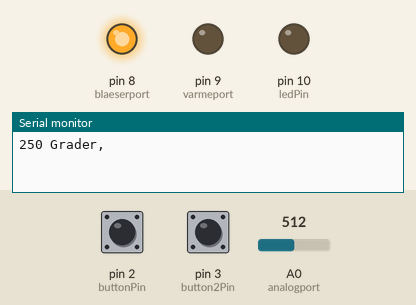
Simulated run of this sketch. Board: Arduino Uno, built with avr-gcc and run on an emulated ATmega328P. Parts: output pins drawn as LEDs (lit = HIGH), the last lines printed to the serial monitor. The inputs (shaded band) are chosen by the test bench; at power-on: A0 (analogport) = 512, pin 2 (buttonPin) LOW, pin 3 (button2Pin) LOW.

Above: at 1.2 s.
1.3 s: A0 (analogport) set to 48
3.3 s: A0 (analogport) set to 41
At 5.0 s:
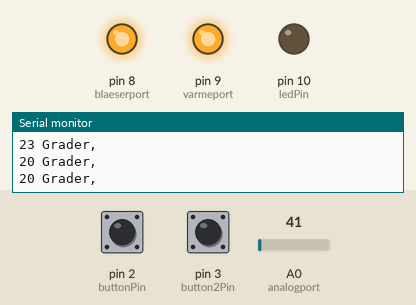
6.9 s: A0 (analogport) set to 122
At 8.1 s:
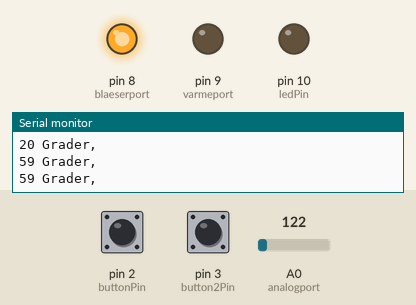
Timing chart, 0 to 9.8 s (numbered marks = the images above; inputs shaded):
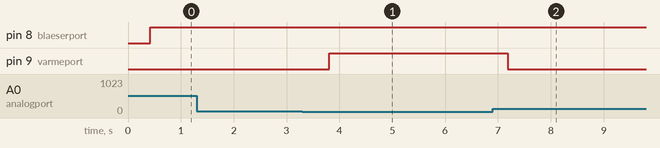

The sketch:

heste.ino
```cpp
typedef unsigned		u1;
typedef unsigned char		u8;
typedef unsigned short		u16;
typedef unsigned long int	u32;

int settemp = 20;           //settemperatur, den temperatur vi gerne vil have

// constants won't change.
const int analogport = 0;   //porten der skal måles fra
const int blaeserport = 8;  //porten blæseren sidder på
const int varmeport = 9;    //porten varmelegme sidder på

const int buttonPin = 2;     // the number of the pushbutton pin
const int button2Pin = 3;     // the number of the pushbutton pin

const int ledPin =  10;      // the number of the LED pin used in millisblink

// variables will change:
unsigned char ButtonState = 0;
unsigned char Button2State = 0;


u16 counter = 0; //(maks 65535) //til loop/os


int temp = 0;               //nuværende temperatur
int i;                       //til tælle løkke (loop) i måling
int samples[8];             // variabler for at få en bedre præsition

int ledState = LOW;             // ledState used to set the LED in millisblink
long previousMillis = 0;        // will store last time LED was updatedin millisblink

// the follow variables is a long because the time, measured in miliseconds,
// will quickly become a bigger number than can be stored in an int.
long interval = 50;           // interval at which to blink (milliseconds) in millis

void setup()
{
Serial.begin(9600); // opret forbindelse til pcen via arduino. (setup)

pinMode(analogport, INPUT);
pinMode(blaeserport, OUTPUT);
pinMode(varmeport, OUTPUT);
pinMode(10, OUTPUT);
pinMode(buttonPin, INPUT);
pinMode(button2Pin, INPUT);

}

void millisblinkled()
{
  // here is where you'd put code that needs to be running all the time.

  // check to see if it's time to blink the LED; that is, if the
  // difference between the current time and last time you blinked
  // the LED is bigger than the interval at which you want to
  // blink the LED.
  unsigned long currentMillis = millis();

  if(currentMillis - previousMillis > interval) {
    // save the last time you blinked the LED
    previousMillis = currentMillis;

    // if the LED is off turn it on and vice-versa:
    if (ledState == LOW)
      ledState = HIGH;
    else
      ledState = LOW;

    // set the LED with the ledState of the variable:
    digitalWrite(ledPin, ledState);
  }
}


void startblaeser()
{
digitalWrite(blaeserport,HIGH);

}

void stopblaeser()
{
digitalWrite(blaeserport,LOW);

}

void startvarme()
{
digitalWrite(varmeport,HIGH);

}

void stopvarme()
{
digitalWrite(varmeport,LOW);

}

void maaltemperatur()
{
  for(int i = 0; i<=7; i++) //mål temperatur 8 gange for at få et bedre resultat
  {
  samples[i] = ( 5.0 * analogRead(analogport) * 100.0) / 1024.0; //mål temperatur
  temp = temp + samples[i];

  }
}


void loop()
{
counter++;

if (counter == 16383)//1/4 to max of counter
    {

    }


if (counter == 32767)//halfway to max of counter (sprintf/uart laver overflow med xc8 == -32737)
    {
     stopvarme();
      maaltemperatur();
      temp = temp/8.0;


  if (temp >= settemp || temp == 26)

    {
    startblaeser();
    stopvarme();
     }

  if (temp <= settemp)
    {
    startvarme();
    startblaeser();
     }

Serial.print(temp,DEC); //udskrive temp / formatering decimal
Serial.println(" Grader, ");

temp = 0;

    }

if (counter == 49151)// 3/4 to max of counter
    {

    }

if (counter == 65534) //almost at max
        {

        }

if (counter == 65535) //counter has reached max
        {
        counter = 0;
        }

// read the state of the pushbutton value:
ButtonState = digitalRead(buttonPin);
Button2State = digitalRead(button2Pin);


  // check if the pushbutton is pressed.
  // if it is, the buttonState is HIGH:
  if (ButtonState == HIGH) {

    Serial.println(" Button 1 pressed ");

  }
  else {
    // turn LED off:

  }

  if (Button2State == HIGH) {

    Serial.println(" Button 2 pressed ");

  }
  else {
    // turn LED off:

  }


}
```

Measured:
- the behaviour switches between 44 and 43 on A0 (analogport) (found by bisection; images 0 and 1)
- after the input at 3.3 s, pin 9 (varmeport): LOW → HIGH after 0.50 s
- after the input at 6.9 s, pin 9 (varmeport): HIGH → LOW after 0.28 s
